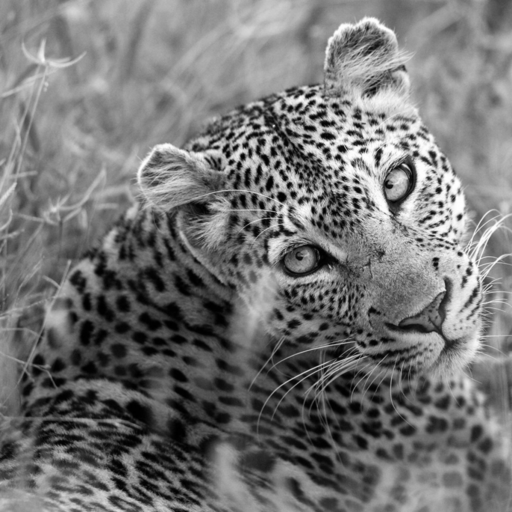
#> input picture lab2/zad3/tygrysA.png, 512 x 512 px; its folder holds only this picture in this run
$ python zad3.py
#> lines starting #> are read from the running program, lines starting #| are printed output that depends on the picture
import cv2
import numpy as np
import os

def global_contrast(img_gray):
    """Oblicza kontrast globalny (odchylenie standardowe jasności)."""
    return np.std(img_gray)

def local_contrast(img_gray):
    """Oblicza średni kontrast lokalny (8 sąsiadów)."""
    kernel = np.array([[1,1,1],
                       [1,0,1],
                       [1,1,1]], dtype=np.float32)

    mean_neighbors = cv2.filter2D(img_gray.astype(np.float32), -1, kernel/8)
    local_diff = np.abs(img_gray - mean_neighbors)
    return np.mean(local_diff)

# --- główny program ---
folder = '.'  # jeśli obrazy są w tym samym folderze co skrypt
files = ['tygrysA.png', 'tygrysB.png', 'tygrysC.png']

for f in files:
    path = os.path.join(folder, f)
    img = cv2.imread(path, cv2.IMREAD_GRAYSCALE)
#> img is the input picture: shape (512, 512); min 0, max 255, mean 116.5
    if img is None:
        print(f'❌ Nie znaleziono pliku: {f}')
        continue

    cg = global_contrast(img)
#> cg = 53.81
    cl = local_contrast(img)
#> in local_contrast, `local_diff = np.abs(img_gray - mean_neighbors)`:
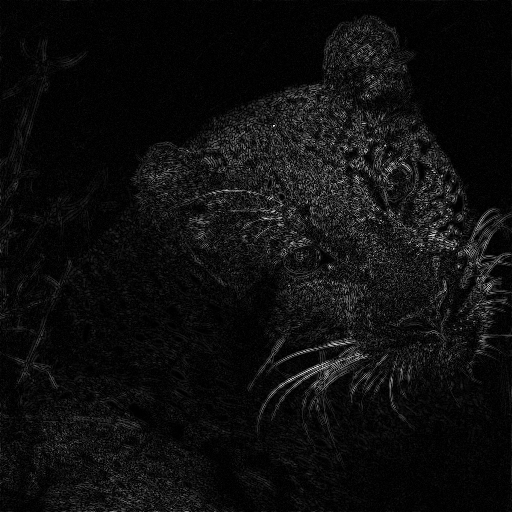
#> local_diff: shape (512, 512) float32; min 0, max 84, mean 4.9; drawn with min black and max white
#> cl = 4.88

    print(f'📷 {f}:')
    print(f'   Kontrast globalny: {cg:.2f}')
#|    Kontrast globalny: 53.81
    print(f'   Kontrast lokalny:  {cl:.2f}')
#|    Kontrast lokalny:  4.88
    print()
